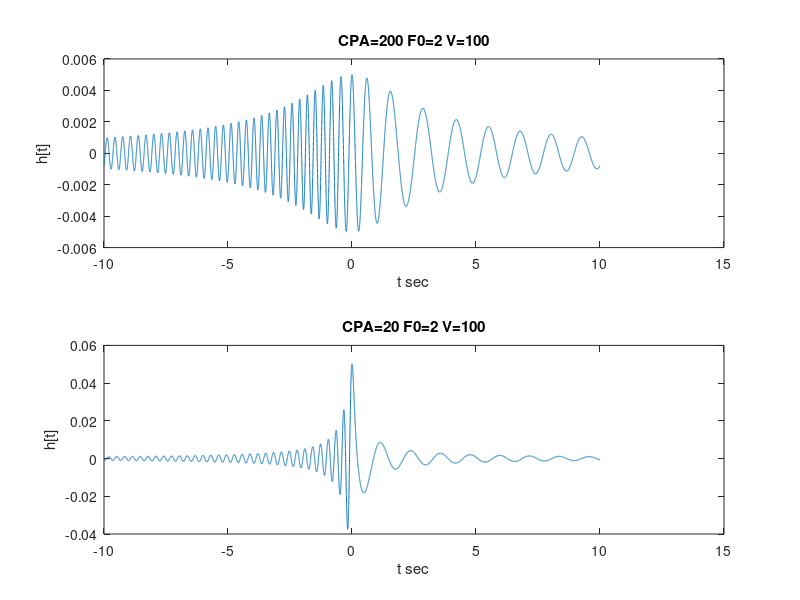

Write the MATLAB code that produced this figure.
% Doppler wavelet

CPA=200;
v=100;

Ttotal=20;
f0=2;
c=344;
fs=1000;
nhalf=round(.5*Ttotal*fs);
n=1:2*nhalf+1;
T=(n-nhalf)./fs;
j=sqrt(-1);

r=sqrt(CPA^2+v^2.*T.^2);
f=f0.*( 1-(2/c).*(v^2).*T./r );
h=(1./r).*exp((j*2*pi).*f.*T);

figure(1);
titbuf=sprintf('CPA=%.f F0=%.f V=%.f',CPA,f0,v);
subplot(2,1,1),plot(T,real(h));
title(titbuf);
ylabel('h[t]');
xlabel('t sec');

CPA=20;
v=100;
r=sqrt(CPA^2+v^2.*T.^2);
f=f0.*( 1-(2/c).*(v^2).*T./r );
h=(1./r).*exp((j*2*pi).*f.*T);
titbuf=sprintf('CPA=%.f F0=%.f V=%.f',CPA,f0,v);
subplot(2,1,2),plot(T,real(h));
title(titbuf);
ylabel('h[t]');
xlabel('t sec');
